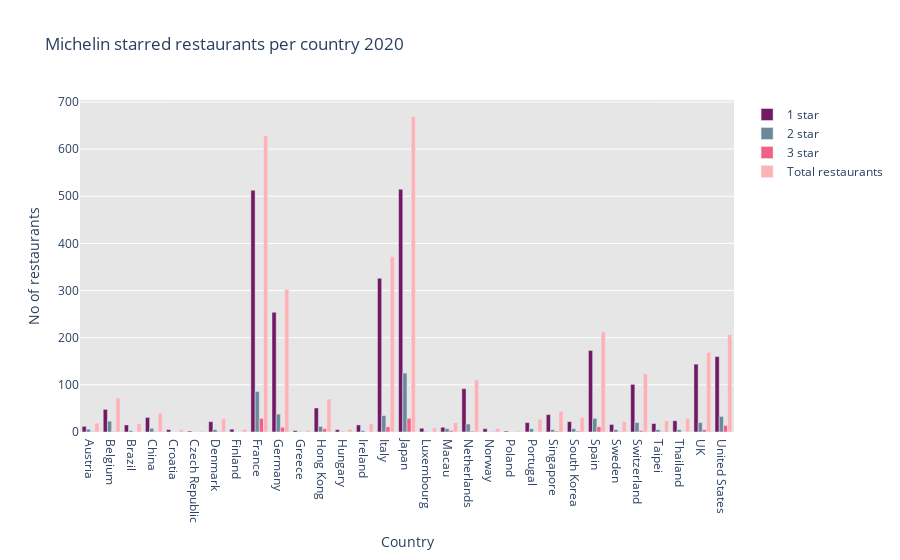

The notebook cell this image was saved under:
### Code cell
#Create plotly visualisation
trace4= go.Bar( x = one_star_count['Country'],  #Create trace using the dataframe columns
             y= one_star_count['no_of_stars'],
             name = '1 star', #Name that will show in legend
             marker = dict(color = 'rgb(115,25,99)'))

trace5= go.Bar( x = two_star_count['Country'],  #Create trace using the dataframe columns
             y= two_star_count['no_of_stars'],
             name = '2 star',
             marker = dict(color = 'rgb(108,137,153)'))

trace6= go.Bar( x = three_star_count['Country'],  #Create trace using the dataframe columns
             y= three_star_count['no_of_stars'],
             name = '3 star',
             marker = dict(color = 'rgb(242,96,133)'))

trace7 = go.Bar( x = top_countries_df['Country'],  #Create trace using the dataframe columns
             y= top_countries_df['no_of_stars'],
             name = 'Total restaurants',
             marker = dict(color = 'rgb(255,178,181)'))

layout = go.Layout(barmode = "group", title='Michelin starred restaurants per country 2020',
                   xaxis= dict(title= 'Country',ticklen= 5,zeroline= False), 
                   yaxis= dict(title= 'No of restaurants',ticklen= 5,zeroline= False),
                   plot_bgcolor = 'rgb(230,230,230)',
                   showlegend=True)

data = [trace4, trace5, trace6, trace7]
fig = go.Figure(data = data,layout = layout) #Create figure
fig.write_image("images/fig1.png", width=800, height=400, scale=2)
fig.show()

### Figure 1 — Plotly figure (JSON) as saved in the notebook; plotly's stock layout.template omitted (floating-point values rounded to 4 significant figures)
{"data": [{"marker": {"color": "rgb(115,25,99)"}, "name": "1 star", "type": "bar", "x": ["Austria", "Belgium", "Brazil", "China", "Croatia", "Czech Republic", "Denmark", "Finland", "France", "Germany", "Greece", "Hong Kong", "Hungary", "Ireland", "Italy", "Japan", "Luxembourg", "Macau", "Netherlands", "Norway", "Poland", "Portugal", "Singapore", "South Korea", "Spain", "Sweden", "Switzerland", "Taipei", "Thailand", "UK", "United States"], "y": [12, 48, 15, 31, 5, 2, 22, 6, 513, 254, 3, 51, 5, 15, 326, 515, 8, 10, 92, 7, 2, 20, 37, 22, 173, 16, 101, 18, 24, 144, 160]}, {"marker": {"color": "rgb(108,137,153)"}, "name": "2 star", "type": "bar", "x": ["Austria", "Belgium", "Brazil", "China", "Denmark", "France", "Germany", "Greece", "Hong Kong", "Hungary", "Ireland", "Italy", "Japan", "Luxembourg", "Macau", "Netherlands", "Portugal", "Singapore", "South Korea", "Spain", "Sweden", "Switzerland", "Taipei", "Thailand", "UK", "United States"], "y": [6, 23, 3, 8, 5, 86, 38, 1, 12, 1, 3, 35, 125, 1, 7, 17, 7, 5, 7, 29, 5, 20, 5, 5, 20, 33]}, {"marker": {"color": "rgb(242,96,133)"}, "name": "3 star", "type": "bar", "x": ["Austria", "Belgium", "China", "Denmark", "France", "Germany", "Hong Kong", "Italy", "Japan", "Macau", "Netherlands", "Norway", "Singapore", "South Korea", "Spain", "Sweden", "Switzerland", "Taipei", "UK", "United States"], "y": [1, 1, 1, 1, 29, 10, 7, 11, 29, 3, 2, 1, 2, 2, 11, 1, 3, 1, 5, 14]}, {"marker": {"color": "rgb(255,178,181)"}, "name": "Total restaurants", "type": "bar", "x": ["Austria", "Belgium", "Brazil", "China", "Croatia", "Czech Republic", "Denmark", "Finland", "France", "Germany", "Greece", "Hong Kong", "Hungary", "Ireland", "Italy", "Japan", "Luxembourg", "Macau", "Netherlands", "Norway", "Poland", "Portugal", "Singapore", "South Korea", "Spain", "Sweden", "Switzerland", "Taipei", "Thailand", "UK", "United States"], "y": [19, 72, 18, 40, 5, 2, 28, 6, 628, 302, 4, 70, 6, 18, 372, 669, 9, 20, 111, 8, 2, 27, 44, 31, 213, 22, 124, 24, 29, 169, 207]}], "layout": {"barmode": "group", "plot_bgcolor": "rgb(230,230,230)", "showlegend": true, "title": {"text": "Michelin starred restaurants per country 2020"}, "xaxis": {"ticklen": 5, "title": {"text": "Country"}, "zeroline": false}, "yaxis": {"ticklen": 5, "title": {"text": "No of restaurants"}, "zeroline": false}}}
